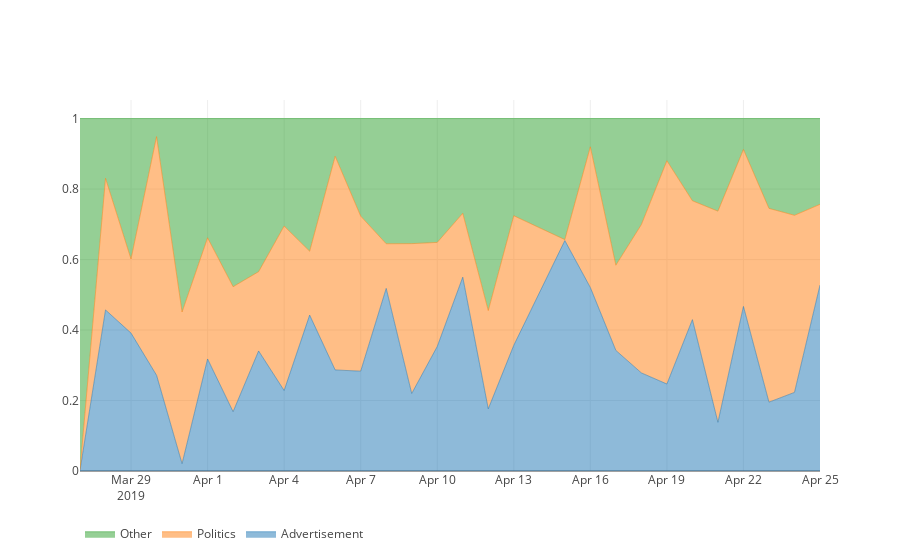

Write notebook code for a chart like this one.
### Markdown cell above
# Topical Distribution Spread from Organic Posts

### Code cell
fig = go.Figure(data=data, layout=layout)
iplot(fig)
